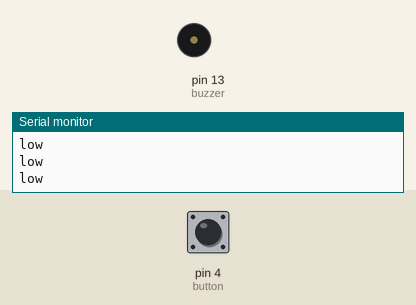
Bench run of a sketch on a simulated Arduino Uno, built with avr-gcc and run on an emulated ATmega328P. On the bench: buzzer (waves = sounding), the last lines printed to the serial monitor. The test bench sets the inputs (shaded band); at power-on: pin 4 (button) HIGH.

Above: at 1.2 s.
1.3 s: pin 4 (button) pulled LOW for 0.15 s
At 1.9 s:
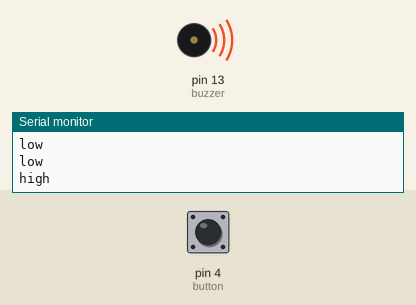
4.3 s: pin 4 (button) pulled LOW for 1 s
At 6.9 s:
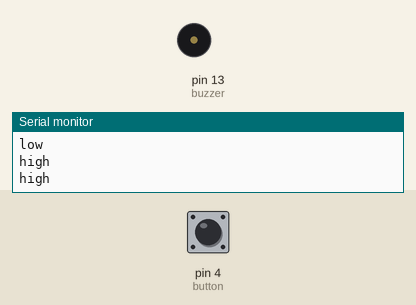
7.8 s: pin 4 (button) pulled LOW for 3.2 s
At 9.5 s:
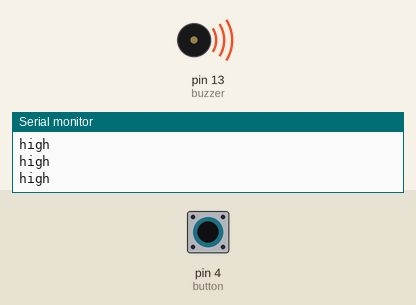
12.5 s: pin 4 (button) pulsed LOW 2 times (0.12 s each, 0.3 s apart)
At 15.3 s:
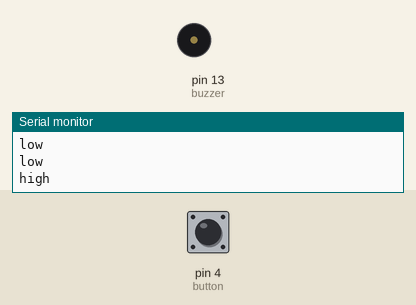
16.1 s: pin 4 (button) pulsed LOW 5 times (0.12 s each, 0.3 s apart)
At 16.9 s:
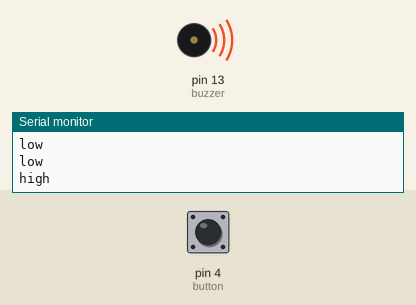
Timing chart, 0 to 19.1 s (numbered marks = the images above; inputs shaded):
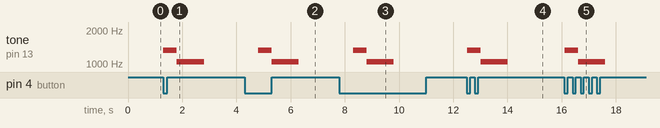

The sketch:

button.ino
```cpp
// (licence header left out)
#define Ding 1322
#define Dong 1049


int buzzer = 13;//Set the digital IO pin for controlling the buzzer
int button = 4;//Define the number 4 interface as the key interface
int val;//Define val
int i = 0;

/*DingDong*/
int tune[]=   //List each frequency according to the notation
{
  Ding, Dong,
};

float durt[]= //List each durt according to the notation
{
  1, 2,
};

/*
* Function       PlayTest
* @author        Jessica
* @date          2019.8.21
* @brief         Play music
* @param[in]     void
* @retval        void
* @par History   no
*/
void PlayTest()
{
 int length = sizeof(tune)/sizeof(tune[0]);
 for(int x=0; x < length;x++)
  {
    tone(buzzer,tune[x]);
    delay(500*durt[x]);
    noTone(buzzer);
  }

}

/*
* Function       setup
* @author        Jessica
* @date          2019.8.21
* @brief         Initial configuration
* @param[in]     void
* @retval        void
* @par History   no
*/
void setup()
{
    Serial.begin(9600);
    pinMode(buzzer,OUTPUT);
    pinMode(button,INPUT);
    digitalWrite(button ,HIGH);
}

/*
* Function       loop
* @author        Jessica
* @date          2019.8.21
* @brief         mian function
* @param[in]     void
* @retval        void
* @par History   no
*/
void loop()
{
    val=digitalRead(button);//Read digital level 2 and assign it to val
    if(val==LOW)//Detect whether the button is pressed, the small light is on when the button is pressed
    {
        Serial.println("high");//Serial port prints "high" string
        PlayTest();  //Call the doorbell function
        delay(2000); //delay 2s
     }
     else
     {
        Serial.println("low");//Serial port prints "low" string
     }
}
```

Measured:
- after the input at 1.3 s, tone on pin 13 (buzzer): silent → 1322 Hz at once, → 1049 Hz 0.50 s later, → silent 1.0 s later
- after the input at 4.3 s, tone on pin 13 (buzzer): silent → 1322 Hz after 0.51 s, → 1049 Hz 0.50 s later, → silent 1.0 s later
- after the input at 7.8 s, tone on pin 13 (buzzer): silent → 1322 Hz after 0.51 s, → 1049 Hz 0.50 s later, → silent 1.0 s later
- after the input at 12.5 s, tone on pin 13 (buzzer): silent → 1322 Hz at once, → 1049 Hz 0.50 s later, → silent 1.0 s later
- after the input at 16.1 s, tone on pin 13 (buzzer): silent → 1322 Hz at once, → 1049 Hz 0.50 s later, → silent 1.0 s later
